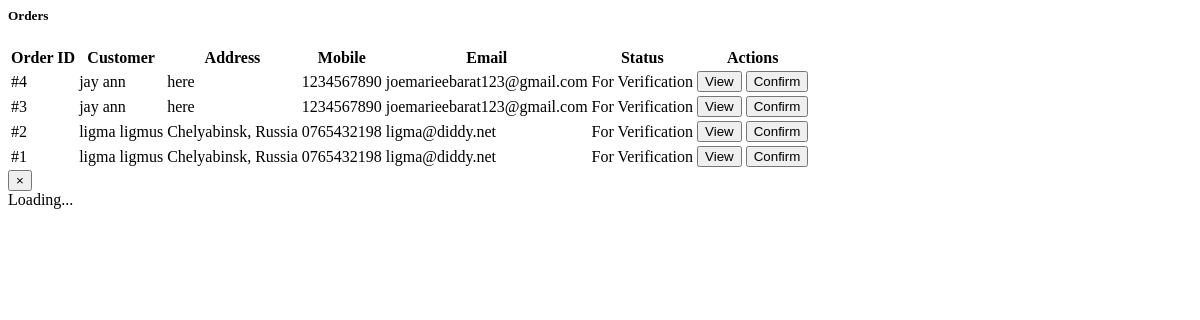
The app's page /admin/orders.php, older data.
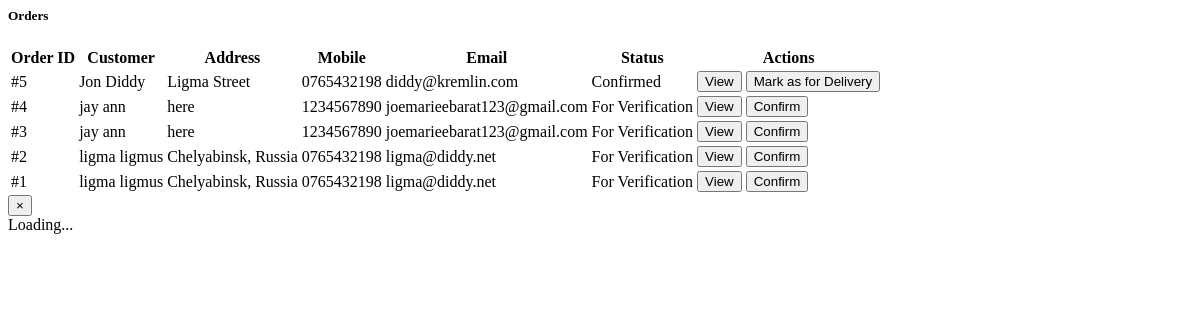
The same page, newer data.
### tables this page shows
CREATE TABLE `orders` (
  `id` int NOT NULL,
  `name` text NOT NULL,
  `address` text NOT NULL,
  `mobile` text NOT NULL,
  `email` text NOT NULL,
  `status` tinyint(1) NOT NULL DEFAULT '0',
  `date_created` timestamp NOT NULL DEFAULT CURRENT_TIMESTAMP
);

### admin/orders.php (the view, shortened to what this page needs)
<?php
include 'db_connect.php';
?>
<div class="pl-64 pt-16 min-h-screen bg-gray-50">
  <div class="container mx-auto mt-8 px-4">
    <div class="bg-white rounded-3xl shadow-2xl p-8 border border-gray-100">
      <h5 class="text-3xl font-extrabold mb-8 text-green-600 tracking-tight border-b pb-4">
        Orders
      </h5>
      <div class="overflow-x-auto">
        <table class="min-w-full text-sm text-gray-700">
          <thead class="bg-green-600 text-white text-xs uppercase tracking-wider">
            <tr>
              <th class="px-4 py-3 text-left">Order ID</th>
              <th class="px-4 py-3 text-left">Customer</th>
              <th class="px-4 py-3 text-left">Address</th>
              <th class="px-4 py-3 text-left">Mobile</th>
              <th class="px-4 py-3 text-left">Email</th>
              <th class="px-4 py-3 text-center">Status</th>
              <th class="px-4 py-3 text-center">Actions</th>
            </tr>
          </thead>
          <tbody class="divide-y divide-gray-200">
            <?php
              $orders = $conn->query("SELECT * FROM orders ORDER BY id DESC");
              while($row = $orders->fetch_assoc()):
            ?>
              <tr class="hover:bg-gray-50 transition duration-150">
                <td class="px-4 py-3 font-bold text-gray-900">#<?php echo $row['id'] ?></td>
                <td class="px-4 py-3"><?php echo $row['name'] ?></td>
                <td class="px-4 py-3"><?php echo $row['address'] ?></td>
                <td class="px-4 py-3"><?php echo $row['mobile'] ?></td>
                <td class="px-4 py-3"><?php echo $row['email'] ?></td>
                <td class="px-4 py-3 text-center">
                  <?php if ($row['status'] == 1): ?>
                    <span class="inline-block px-3 py-1 rounded-full bg-green-100 text-green-700 text-xs font-bold shadow">
                      Confirmed
                    </span>
                  <?php elseif($row['status'] == 2): ?>
                    <span class="inline-block px-3 py-1 rounded-full bg-blue-100 text-blue-700 text-xs font-bold shadow">
                      In Delivery
                    </span>
                  <?php elseif($row['status'] == 3): ?>
                    <span class="inline-block px-3 py-1 rounded-full bg-gray-200 text-gray-700 text-xs font-bold shadow">
                      Delivered
                    </span>
                  <?php else: ?>
                    <span class="inline-block px-3 py-1 rounded-full bg-yellow-100 text-yellow-700 text-xs font-bold shadow">
                      For Verification
                    </span>
                  <?php endif; ?>
                </td>
                <td class="px-4 py-3 text-center space-x-2">
                  <button class="view_order px-3 py-1 bg-indigo-500 text-white rounded-xl text-xs font-bold shadow hover:bg-indigo-600"
                          data-id="<?php echo $row['id'] ?>">
                    View
                  </button>
                  <?php if ($row['status'] == 0): ?>
                    <button onclick="updateStatus(<?php echo $row['id'] ?>, 'confirm_order')"
                      class="px-3 py-1 bg-green-500 text-white rounded-xl text-xs font-bold shadow hover:bg-green-600">
                      Confirm
                    </button>
                  <?php elseif ($row['status'] == 1): ?>
                    <button onclick="updateStatus(<?php echo $row['id'] ?>, 'set_in_delivery')"
                      class="px-3 py-1 bg-blue-500 text-white rounded-xl text-xs font-bold shadow hover:bg-blue-600">
                      Mark as for Delivery
                    </button>
                  <?php else: ?>
                    <span class="text-gray-400 text-xs">No Actions</span>
                  <?php endif; ?>
                </td>
              </tr>
            <?php endwhile; ?>
          </tbody>
        </table>
      </div>
    </div>
  </div>
</div>
<div id="orderModal" class="fixed inset-0 bg-black bg-opacity-40 z-50 hidden flex items-center justify-center">
  <div id="orderModalContent" class="bg-white rounded-2xl max-w-lg w-full mx-4 p-8 relative shadow-2xl border border-green-100 max-h-[80vh] overflow-y-auto animate-fadein">
    <button id="closeOrderModal" type="button" class="absolute top-3 right-4 text-3xl text-green-600 hover:text-red-600 transition">&times;</button>
    <div id="orderModalBody" class="text-center text-gray-500">Loading...</div>
  </div>
</div>

### admin/orders.php (style rules this page uses)
.animate-fadein { animation: fadein 0.25s; }

Row changes from the older to the newer data that the page shows:
added orders: id "5", name "Jon Diddy", address "Ligma Street", mobile "0765432198", email "diddy@kremlin.com", status "Confirmed"
